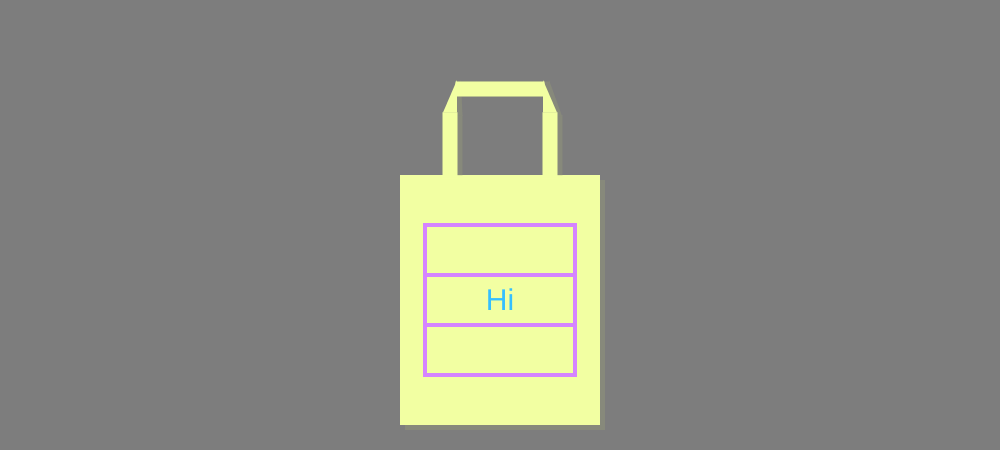
Frame 1 (no input)
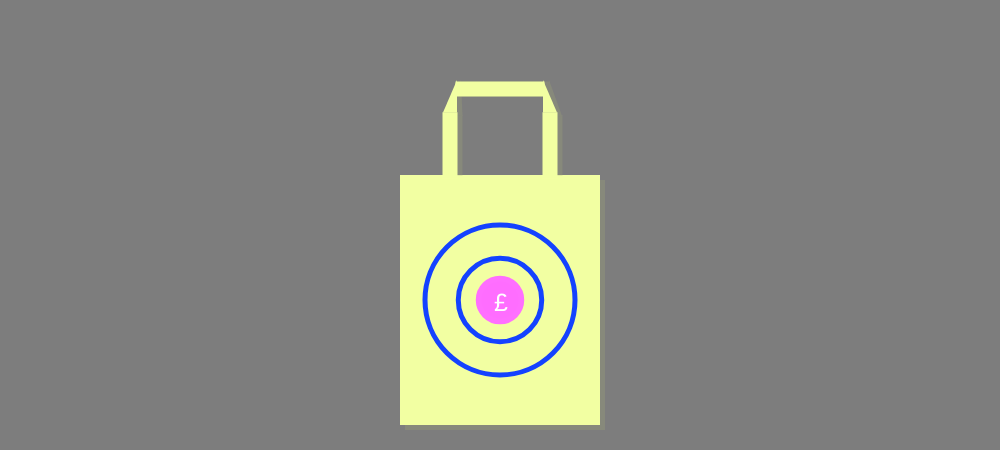
Frame 2 (the mouse pressed at the canvas centre, redrawn once)

The p5.js sketch that drew these frames (run headless with seeded random() and noise() and a simulated clock; the mouse was pressed at the canvas centre and the sketch redrawn once):

// p5.js sketch
// ── sketch.js
//Variables for designs and bag
var bag;
var designchoice;
var design1;
var design2;
var design3;
var design4;
var design5;
var words = ['Hello','Hi','Yes','Positive','Vote'];
var numbers = ['#','^','£','$','+'];
var content1,content2;

//setup the canvas and designs
function setup() {
  createCanvas(1000,450);
  rectMode(CENTER);
  noStroke();
  bag = new tote();
  design1 = new trdesign();
  design2 = new circdesign();
  design3 = new rectdesign();
  design3 = new rcdesign();
  design4 = new tcdesign();
  design5 = new combidesign();
}
//draw bag and apply a design
function draw() {
    designchoice = int(random(0,5));
    background(125);
    bag.display();
    //design choices
    if (designchoice == 0){
      design1.display();
    }
    if (designchoice == 1){
      design2.display();
    }
    if (designchoice == 2){
      design3.display();
    }
    if (designchoice == 3){
      design4.display();
    }
    if (designchoice == 4){
      design5.display();
    }
    noLoop();
    print(designchoice);
    print('mouseX is ' + mouseX);
    print('mouseY is ' + mouseY);
}

function tote(){
  this.display = function(){
    //bag shadow
    fill(135,137,123);
    rect((width/2)+5,(height/1.5)+5,200,250);
    //bag
    fill(242,255,162);
    rect(width/2,height/1.5,200,250);
    //handle shadow
    fill(135,137,123);
    rect((width/2)+55,(height/3.1),15,60);
    rect((width/2)-45,(height/3.1),15,60);
    rect((503),(height/5.05),94,15);
    triangle(443,112.5,461,80,462.5,116);
    triangle(545,118,549,80,562,116);
    //handle
    fill(242,255,162);
    rect((width/2)+50,(height/3.1),15,66);
    rect((width/2)-50,(height/3.1),15,66);
    rect((width/2),(height/5.05),89,15);
    triangle(443,112.5,457,80,457,112.5);
    triangle(543,112.5,543,80,557,112.5);
    fill(135,137,123);
  };
}

function circdesign(){
  this.display = function(){
    push();
    var width = random(80,100);
    noFill();
    ellipseMode(CENTER);
    stroke(random(10,50),random(140),255);
    strokeWeight(int(random(5,6)));
    ellipse(500,300,150,150);
    //fill(130,random(145,255),100);
    ellipse(500,300,width,width);
    //fill(random(20,80),random(145,255),255);
    stroke(255,random(140),255);
    ellipse(500,300,width-40,width-40);
    fill(255,random(100,255),255);
    ellipse(500,300,width/2,width/2);
    noStroke();
    fill(255);
    textSize(25);
    content2 = numbers[int(random(0,numbers.length))];
    text(content2,494,311);
    pop();
  };
}

function trdesign(){
  this.display = function(){
    push();
    noFill();
    stroke(int(random(0,255)),random(255),255);
    strokeWeight(int(random(0,10)));
    strokeWeight(int(random(0,10)));
    triangle(random(430,450),375,430,random(200,220),520,375);
    triangle(random(480,500),375,500,random(200,200),580,375);
    triangle(random(430,550),245,485,300,random(500,545),245);
    pop();
  };
}

function rectdesign(){
  this.display = function(){
    push();
    rectMode(CENTER);
    fill(int(random(30,255)),int(random(30,255),255));
    stroke(255);
    strokeWeight(int(random(0,10)));
    rect(500,300,150,150);
    fill(int(random(30,255)),int(random(30,255),255));
    strokeWeight(int(random(0,10)));
    rect(500,300,100,100);
    rect(500,300,75,75);
    fill(int(random(30,255)),int(random(30,255),255));
    strokeWeight(int(random(0,10)));
    rect(500,300,25,25);
    rect(500,300,random(2),random(2));
    pop();
  };
}

function rcdesign(){
  this.display = function(){
    push();
    noFill();
    ellipseMode(CENTER);
    stroke(int(random(0,255)),random(255),255);
    strokeWeight(int(random(5,10)));
    ellipse(500,300,100,100);
    strokeWeight(int(random(5,10)));
    stroke(int(random(0,255)),random(255),255);
    ellipse(500,300,50,50);
    strokeWeight(2);
    ellipse(500,300,25,25);
    rectMode(CENTER);
    stroke(int(random(0,255)),random(255),255);
    strokeWeight(int(random(5,10)));
    rect(500,300,150,150);
    pop();
  };
}
function tcdesign(){
  this.display = function(){
    push();
    textSize(30);
    textAlign(CENTER);
    fill(random(0,255),int(random(0,255)),255);
    content = words[int(random(0,words.length))];
    text(content,500,310);
    noFill();
    stroke(random(40,255),random(80,255),255);
    strokeWeight(4);
    rect(500,300,150,150);
    rect(500,300,150,50);
    pop();
  };
}
function  combidesign(){
  this.display = function(){
    push();
    var width = random(20,90);
    var tpos = random(300,375);
    fill(255);
    stroke(0);
    strokeWeight(5);
    rect(500,300,180,200);
    noFill();
    triangle(430,tpos,500,random(225,300),580,tpos);
    ellipse(500,random(300,350),width,width);
    pop();
  };
}

function mouseClicked(){
  redraw();
}
